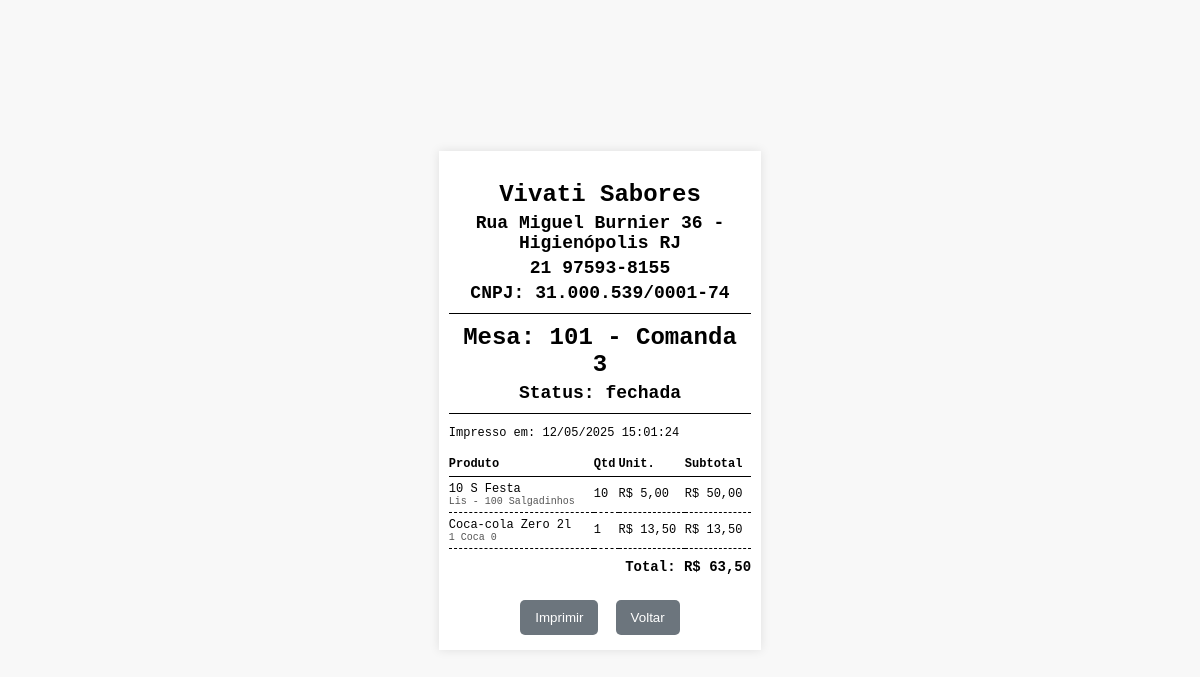
The app's page /VivatiComandasBKP_22-04-2025/imprimir_comanda.php?id=246 with its own data.
### tables this page shows
CREATE TABLE `comandas` (
  `id` int(11) NOT NULL,
  `numero` int(11) NOT NULL,
  `aberta` tinyint(1) DEFAULT 1,
  `mesa` int(11) DEFAULT NULL,
  `status` enum('aberta','fechada') NOT NULL DEFAULT 'aberta',
  `criado_em` timestamp NOT NULL DEFAULT current_timestamp(),
  `data_fechamento` datetime DEFAULT NULL
);

CREATE TABLE `itens` (
  `id` int(11) NOT NULL,
  `comanda_id` int(11) NOT NULL,
  `produto` varchar(255) NOT NULL,
  `descricao` varchar(255) DEFAULT NULL,
  `quantidade` int(11) NOT NULL,
  `preco` decimal(10,2) NOT NULL,
  `criado_em` timestamp NOT NULL DEFAULT current_timestamp(),
  `atendido` tinyint(1) DEFAULT 0
);

### VivatiComandasBKP_22-04-2025/imprimir_comanda.php (the view, shortened to what this page needs)
<?php
include 'db.php';
$comanda_id = isset($_GET['id']) ? intval($_GET['id']) : 0;
if ($comanda_id > 0) {
    $stmt = $pdo->prepare("SELECT * FROM comandas WHERE id = ?");
    $stmt->execute([$comanda_id]);
    $comanda = $stmt->fetch();
    $stmt = $pdo->prepare("SELECT produto, descricao, preco, quantidade FROM itens WHERE comanda_id = ?");
    $stmt->execute([$comanda_id]);
    $itens = $stmt->fetchAll();
} else {
    echo "Comanda não encontrada.";
    exit;
}
$data_hora = date('d/m/Y H:i:s');
?>
<!DOCTYPE html>
<html>
<head>
</head>
<body>
    <div class="comanda-container">
        <table>
            <tr>
                <th>
                    <h1>Vivati Sabores</h1>
                    <h2>Rua Miguel Burnier 36 - Higienópolis RJ</h2>
                    <h2>21 97593-8155</h2>
                    <h2>CNPJ: 31.000.539/0001-74</h2>
                </th>
            </tr>
            <tr>
                <th>
                    <h1>Mesa: <?= htmlspecialchars($comanda['mesa']) ?> - Comanda <?= htmlspecialchars($comanda['numero']) ?></h1>
                    <h2>Status: <?= htmlspecialchars($comanda['status']) ?></h2>
                </th>
            </tr>
        </table>
        <p class="datetime">Impresso em: <?= $data_hora ?></p>
        <table>
            <tr>
                <th>Produto</th>
                <th>Qtd</th>
                <th>Unit.</th>
                <th>Subtotal</th>
            </tr>
            <?php
            $total = 0;
            foreach ($itens as $item):
                $quantidade = max((int)$item['quantidade'], 1);
                $subtotal = $item['preco'];
                $unitario = $quantidade > 0 ? $subtotal / $quantidade : $subtotal;
                $total += $subtotal;
            ?>
            <tr>
                <td>
                    <?= htmlspecialchars($item['produto']) ?>
                    <?php if (!empty($item['descricao'])): ?>
                        <small><?= htmlspecialchars($item['descricao']) ?></small>
                    <?php endif; ?>
                </td>
                <td><?= $quantidade ?></td>
                <td>R$ <?= number_format($unitario, 2, ',', '.') ?></td>
                <td>R$ <?= number_format($subtotal, 2, ',', '.') ?></td>
            </tr>
            <?php endforeach; ?>
        </table>
        <p class="total">Total: R$ <?= number_format($total, 2, ',', '.') ?></p>
        <div class="no-print">
            <a href="imprimir.php?id=<?= $comanda_id ?>" style="text-decoration: none;">
                <button style="background-color: #6c757d;">Imprimir</button>
            </a>
            <a href="index.php" style="text-decoration: none;">
                <button style="background-color: #6c757d;">Voltar</button>
            </a>
        </div>
    </div>
</body>
</html>

### VivatiComandasBKP_22-04-2025/imprimir_comanda.php (style rules this page uses)
body { font-family: 'Courier New', Courier, monospace; font-size: 12px; margin: 0; padding: 0; display: flex; align-items: center; justify-content: center; min-height: 100vh; background-color: #f8f8f8; }
.comanda-container { width: 80mm; background: white; padding: 10px; box-shadow: 0 0 10px rgba(0,0,0,0.1); }
h1, h2 { text-align: center; margin: 5px 0; }
table { width: 100%; border-collapse: collapse; margin: 10px 0; }
th, td { text-align: left; padding: 5px 0; }
th { font-weight: bold; border-bottom: 1px solid #000; }
td { border-bottom: 1px dashed #000; }
.total { text-align: right; font-size: 14px; font-weight: bold; margin-top: 10px; }
.no-print { text-align: center; margin-top: 20px; }
.no-print button { padding: 10px 15px; background-color: #007BFF; color: white; border: none; border-radius: 5px; cursor: pointer; margin: 5px; }
small { display: block; font-size: 10px; color: #555; }

### records on screen
comandas: mesa "101", numero "3", status "fechada"
itens: produto "10 S Festa", descricao "Lis - 100 Salgadinhos", quantidade "10", unitario "5,00", preco "50,00"
itens: produto "Coca-cola Zero 2l", descricao "1 Coca 0", quantidade "1", unitario "13,50", preco "13,50"

### other values on screen
$total "63,50"
